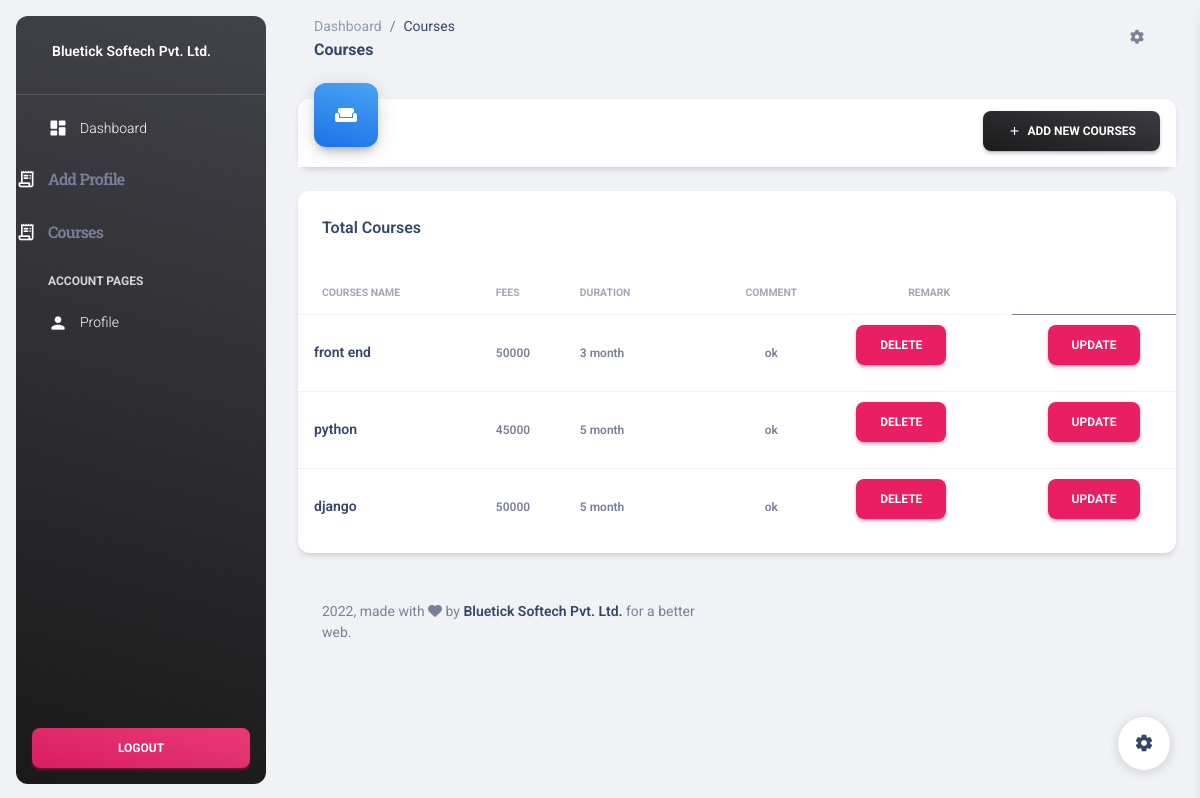
The app's page /courses/, older data.
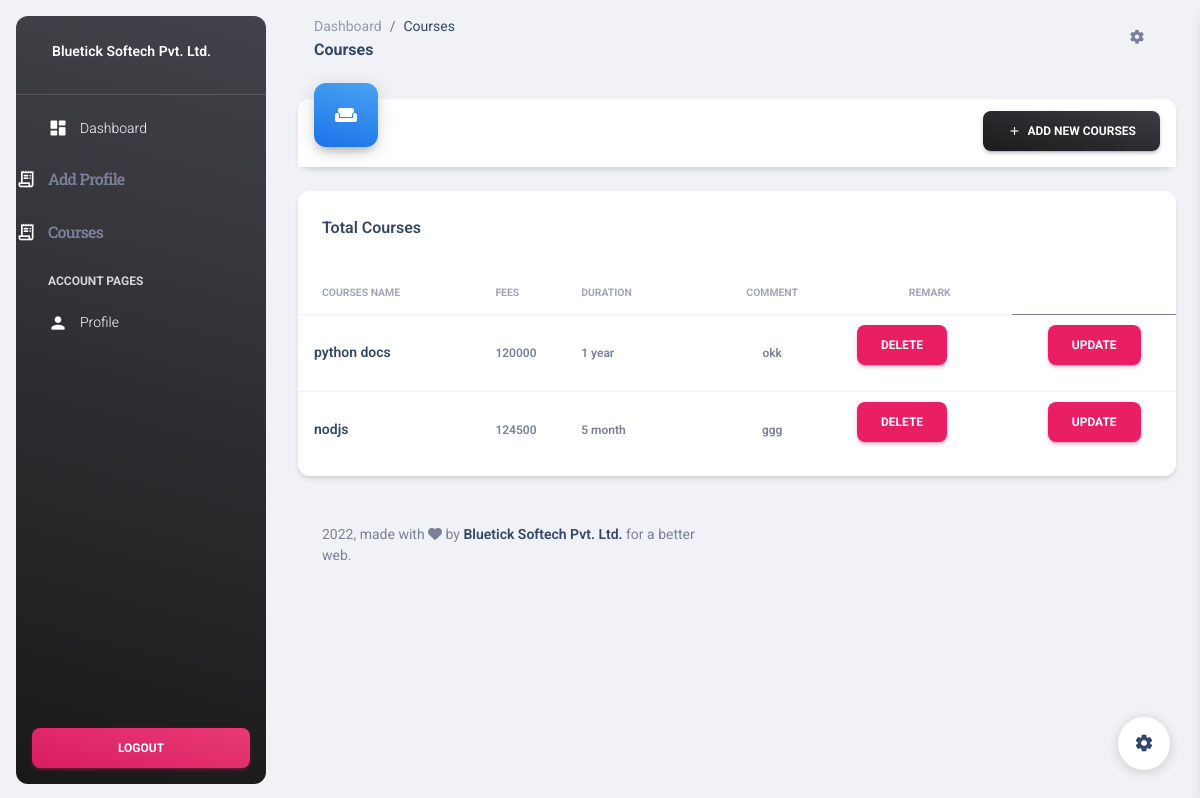
The same page, newer data.
### hrm/models.py (models this page shows, shortened)
class AddCourses(models.Model):
    course = models.CharField(max_length=100)
    fees = models.IntegerField()
    duration = models.CharField(max_length=100)
    desc = models.CharField(max_length=255)
    is_active=models.BooleanField(default=True)

### hrm/views.py (the view)
# urls.py: path('courses/', views.courses, name='courses'),
def courses(request):
    stu = AddCourses.objects.filter(is_active=True).order_by('id')
    return render(request, 'hrm/courses.html',
                  { 'request':request,
                      'stu':stu,
                   }
                  )

### hrm/templates/hrm/courses.html (shortened to what this page needs)
<!DOCTYPE html>
<html lang="en">
{% load static %}
<head>
  <link href="{% static 'hrm/css/nucleo-icons.css' %}" rel="stylesheet" />
  <link href="{% static 'hrm/css/nucleo-svg.css' %}" rel="stylesheet" />
  <link id="pagestyle" href="{% static 'hrm/css/material-dashboard.css' %}" rel="stylesheet" />
</head>
<body class="g-sidenav-show  bg-gray-200">
  <aside
    class="sidenav navbar navbar-vertical navbar-expand-xs border-0 border-radius-xl my-3 fixed-start ms-3   bg-gradient-dark"
    id="sidenav-main">
    <div class="sidenav-header">
      <a class="navbar-brand m-0" href=" " target="_blank">
        <span class="ms-1 font-weight-bold text-white">Bluetick Softech Pvt. Ltd.</span>
      </a>
    </div>
    <hr class="horizontal light mt-0 mb-2">
    <div class="collapse navbar-collapse  w-auto  max-height-vh-100" id="sidenav-collapse-main">
      <ul class="navbar-nav">
        <li class="nav-item">
          <a class="nav-link text-white" href="/dashboard/">
            <div class="text-white text-center me-2 d-flex align-items-center justify-content-center">
              <i class="material-icons opacity-10">dashboard</i>
            </div>
            <span class="nav-link-text ms-1">Dashboard</span>
          </a>
        </li>
        <div class="accordion accordion-flush" id="accordionFlushExamples">
          <div class="accordion-item">
            <h2 class="accordion-header" id="flush-headingOnes">
              <li class=" nav-item accordion-button collapsed" type="button" data-bs-toggle="collapse" data-bs-target="#flush-collapseOnes" aria-expanded="false" aria-controls="flush-collapseOne">
                  <div class="text-white text-center me-2 d-flex align-items-center justify-content-center">
                    <i class="material-icons opacity-10">receipt_long</i>
                  </div>
                  <span class="nav-link-text ms-1">Add Profile</span>
              </li>
            </h2>
          </div>
        </div>
        <div class="accordion accordion-flush" id="accordionFlushExampleTwo">
          <div class="accordion-item">
            <h2 class="accordion-header" id="headingTwo">
              <li class=" nav-item accordion-button collapsed" type="button" data-bs-toggle="collapse" data-bs-target="#flush-collapseOne" aria-expanded="false" aria-controls="flush-collapseOne">
                  <div class="text-white text-center me-2 d-flex align-items-center justify-content-center">
                    <i class="material-icons opacity-10">receipt_long</i>
                  </div>
                  <span class="nav-link-text ms-1">Courses</span>
              </li>
            </h2>
            </div>
            </div>
        <li class="nav-item mt-3">
          <h6 class="ps-4 ms-2 text-uppercase text-xs text-white font-weight-bolder opacity-8">Account pages</h6>
        </li>
        <li class="nav-item">
          <a class="nav-link text-white " href="/profile/">
            <div class="text-white text-center me-2 d-flex align-items-center justify-content-center">
              <i class="material-icons opacity-10">person</i>
            </div>
            <span class="nav-link-text ms-1">Profile</span>
          </a>
        </li>
      </ul>
    </div>
    <div class="sidenav-footer position-absolute w-100 bottom-0 ">
      <div class="mx-3">
        <a class="btn bg-gradient-primary mt-4 w-100" href="{% url 'login'%}" type="button">Logout</a>
      </div>
    </div>
  </aside>
  <main class="main-content position-relative max-height-vh-100 h-100 border-radius-lg ">
    <nav class="navbar navbar-main navbar-expand-lg px-0 mx-4 shadow-none border-radius-xl" id="navbarBlur"
      navbar-scroll="true">
      <div class="container-fluid py-1 px-3">
        <nav aria-label="breadcrumb">
          <ol class="breadcrumb bg-transparent mb-0 pb-0 pt-1 px-0 me-sm-6 me-5">
            <li class="breadcrumb-item text-sm"><a class="opacity-5 text-dark" href="javascript:;">Dashboard</a></li>
            <li class="breadcrumb-item text-sm text-dark active" aria-current="page">Courses</li>
          </ol>
          <h6 class="font-weight-bolder mb-0">Courses</h6>
        </nav>
        <div class="collapse navbar-collapse mt-sm-0 mt-2 me-md-0 me-sm-4" id="navbar">
          <ul class="navbar-nav  justify-content-end">
            <li class="nav-item px-3 d-flex align-items-center">
              <a href="javascript:;" class="nav-link text-body p-0">
                <i class="fa fa-cog fixed-plugin-button-nav cursor-pointer"></i>
              </a>
            </li>
          </ul>
        </div>
      </div>
    </nav>
    <div class="container-fluid py-4">
      <div class="row">
        <div class="col-xl-12 col-sm-6 mb-xl-0 mb-4">
          <div class="card">
            <div class="card-header p-3 pt-2">
              <div
                class="icon icon-lg icon-shape bg-gradient-info shadow-dark text-center border-radius-xl mt-n4 position-absolute">
                <i class="material-icons opacity-10">weekend</i>
              </div>
              <div class="text-end pt-1">
                <a class="btn bg-gradient-dark mb-0" href="javascript:;" data-bs-toggle="modal" data-bs-target="#exampleModal"><i
                    class="material-icons text-sm">add</i>&nbsp;&nbsp;Add New Courses</a>
              </div>
            </div>
          </div>
        </div>
      </div>
      <div class="row mt-4 mb-4">
        <div class="col-lg-12 col-md-6 mb-md-0 mb-4">
          <div class="card">
            <div class="card-header pb-0">
              <div class="row">
                <div class="col-lg-6 col-7">
                  <h6>Total Courses</h6>
                </div>
              </div>
            </div>
            {% if stu %}
            <div class="card-body px-0 pb-2">
              <div class="table-responsive">
                <table class="table align-items-center mb-0">
                  <thead>
                    <tr>
                      <th class="text-uppercase text-secondary text-xxs font-weight-bolder opacity-7">Courses Name</th>
                      <th class="text-uppercase text-secondary text-xxs font-weight-bolder opacity-7 ps-2">Fees
                      </th>
                      <th class="text-uppercase text-secondary text-xxs font-weight-bolder opacity-7 ps-2">Duration
                      </th>
                      <th class="text-center text-uppercase text-secondary text-xxs font-weight-bolder opacity-7">
                        Comment</th>
                        <th class="text-center text-uppercase text-secondary text-xxs font-weight-bolder opacity-7">
                          remark</th>
                    </tr>
                  </thead>
                  <tbody>
                    {% for st in stu %}
                    <tr>
                      <td>
                        <div class="d-flex px-2 py-1">
                          <div class="d-flex flex-column justify-content-center">
                            <h6 class="mb-0 text-sm">{{st.course}}</h6>
                          </div>
                        </div>
                      </td>
                      <td class="align-middle text-sm">
                        <span class="text-xs font-weight-bold">{{st.fees}}</span>
                      </td>
                      <td class="align-middle text-sm">
                        <span class="text-xs font-weight-bold">{{st.duration}}</span>
                      </td>
                      <td class="align-middle text-center text-sm">
                        <span class="text-xs font-weight-bold">{{st.desc}}</span>
                      </td>
                        <td style="padding:10px;"><a href="{% url 'delete' st.pk %}" class="btn btn-primary" >Delete</a></td>
                      <td class="align-middle text-center text-sm">
                        <a href="/update_view/{{st.id}}/" class="btn btn-primary" >Update</a>
                      </td>
                    </tr>
                    {% endfor %}
                  </tbody>
                </table>
                {% else %}
                <h4 class="text-center alert alert-warning">No Records</h4>
                {% endif %}
              </div>
            </div>
          </div>
        </div>
      </div>
      <footer class="footer py-4  ">
        <div class="container-fluid">
          <div class="row align-items-center justify-content-lg-between">
            <div class="col-lg-6 mb-lg-0 mb-4">
              <div class="copyright text-center text-sm text-muted text-lg-start">
                ,
                made with <i class="fa fa-heart"></i> by
                <a href="https://www.placiddigital.com" class="font-weight-bold" target="_blank">Bluetick Softech Pvt. Ltd.</a>
                for a better web.
              </div>
            </div>
          </div>
        </div>
      </footer>
    </div>
  </main>
  <div class="fixed-plugin">
    <a class="fixed-plugin-button text-dark position-fixed px-3 py-2">
      <i class="material-icons py-2">settings</i>
    </a>
  </div>
</body>
</html>

### hrm/static/hrm/css/nucleo-svg.css (style rules this page uses)
.icon { display: inline-block; color: #111111; height: 1em; width: 1em; }
.icon-lg { height: 1.6em; width: 1.6em; }
.icon { fill: currentColor; stroke: none; }

Row changes from the older to the newer data that the page shows:
removed AddCourses: course "front end", fees "50000", duration "3 month", desc "ok"
removed AddCourses: course "python", fees "45000", duration "5 month", desc "ok"
removed AddCourses: course "django", fees "50000", duration "5 month", desc "ok"
added AddCourses: course "python docs", fees "120000", duration "1 year", desc "okk"
added AddCourses: course "nodjs", fees "124500", duration "5 month", desc "ggg"
